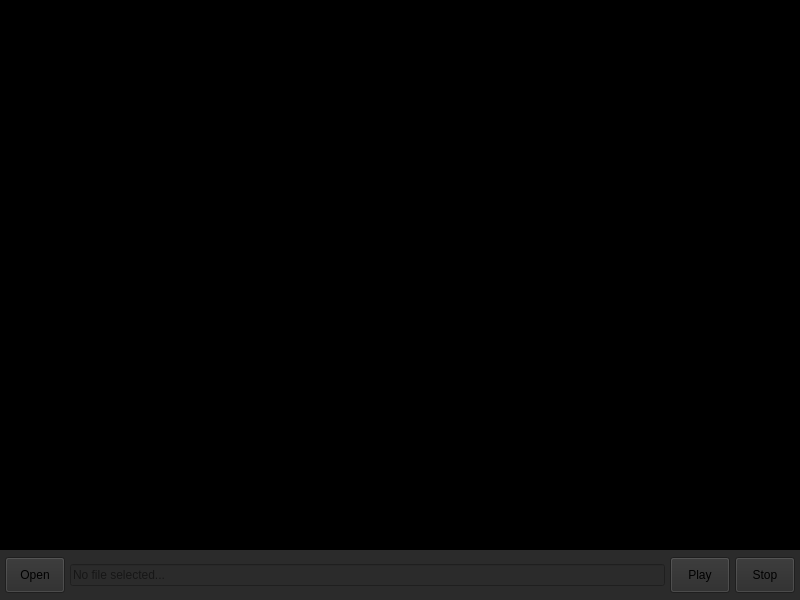
<?xml version="1.0" encoding="UTF-8"?>
<ui version="4.0">
 <class>MainWindow</class>
 <widget class="QWidget" name="MainWindow">
  <property name="geometry">
   <rect>
    <x>0</x>
    <y>0</y>
    <width>800</width>
    <height>600</height>
   </rect>
  </property>
  <property name="windowTitle">
   <string>VVPlayer</string>
  </property>
  <layout class="QVBoxLayout" name="mainLayout">
   <property name="spacing">
    <number>0</number>
   </property>
   <property name="leftMargin">
    <number>0</number>
   </property>
   <property name="topMargin">
    <number>0</number>
   </property>
   <property name="rightMargin">
    <number>0</number>
   </property>
   <property name="bottomMargin">
    <number>0</number>
   </property>
   <item>
    <widget class="QWidget" name="videoWidget" native="true">
     <property name="styleSheet">
      <string notr="true">background-color: black;</string>
     </property>
    </widget>
   </item>
   <item>
    <widget class="QWidget" name="controlBar" native="true">
     <property name="minimumSize">
      <size>
       <width>0</width>
       <height>50</height>
      </size>
     </property>
     <property name="maximumSize">
      <size>
       <width>16777215</width>
       <height>50</height>
      </size>
     </property>
     <property name="styleSheet">
      <string notr="true">background-color: #2b2b2b;</string>
     </property>
     <layout class="QHBoxLayout" name="controlLayout">
      <property name="spacing">
       <number>5</number>
      </property>
      <property name="leftMargin">
       <number>5</number>
      </property>
      <property name="topMargin">
       <number>5</number>
      </property>
      <property name="rightMargin">
       <number>5</number>
      </property>
      <property name="bottomMargin">
       <number>5</number>
      </property>
      <item>
       <widget class="QPushButton" name="btnSelectFile">
        <property name="minimumSize">
         <size>
          <width>60</width>
          <height>36</height>
         </size>
        </property>
        <property name="maximumSize">
         <size>
          <width>60</width>
          <height>36</height>
         </size>
        </property>
        <property name="text">
         <string>Open</string>
        </property>
       </widget>
      </item>
      <item>
       <widget class="QLineEdit" name="editFilePath">
        <property name="readOnly">
         <bool>true</bool>
        </property>
        <property name="placeholderText">
         <string>No file selected...</string>
        </property>
       </widget>
      </item>
      <item>
       <widget class="QPushButton" name="btnPlay">
        <property name="minimumSize">
         <size>
          <width>60</width>
          <height>36</height>
         </size>
        </property>
        <property name="maximumSize">
         <size>
          <width>60</width>
          <height>36</height>
         </size>
        </property>
        <property name="text">
         <string>Play</string>
        </property>
       </widget>
      </item>
      <item>
       <widget class="QPushButton" name="btnStop">
        <property name="minimumSize">
         <size>
          <width>60</width>
          <height>36</height>
         </size>
        </property>
        <property name="maximumSize">
         <size>
          <width>60</width>
          <height>36</height>
         </size>
        </property>
        <property name="text">
         <string>Stop</string>
        </property>
       </widget>
      </item>
     </layout>
    </widget>
   </item>
  </layout>
 </widget>
 <resources/>
 <connections/>
</ui>
